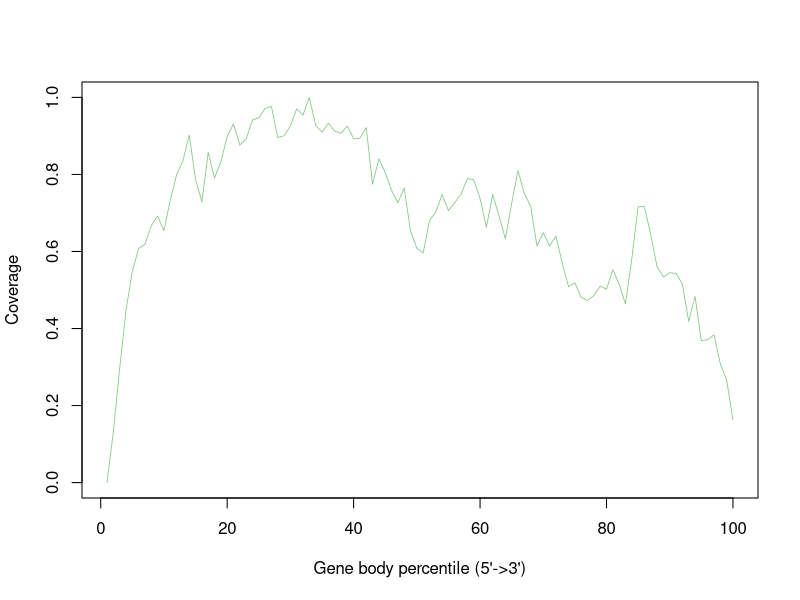

Here is the R script that generated this plot:
MUTATION.markdup.sorted <- c(0.0,0.1323185011709602,0.2968384074941452,0.44730679156908665,0.5491803278688525,0.607728337236534,0.6188524590163934,0.6668618266978923,0.6920374707259953,0.6539812646370023,0.7336065573770492,0.7991803278688525,0.835480093676815,0.9022248243559718,0.7874707259953162,0.7289227166276346,0.8571428571428571,0.7909836065573771,0.832552693208431,0.8987119437939111,0.9309133489461359,0.8764637002341921,0.892271662763466,0.9414519906323185,0.9473067915690867,0.9713114754098361,0.9765807962529274,0.8957845433255269,0.9004683840749415,0.9256440281030445,0.9707259953161592,0.9543325526932084,1.0,0.927400468384075,0.9098360655737705,0.9332552693208431,0.9121779859484778,0.9069086651053864,0.9256440281030445,0.8928571428571429,0.8940281030444965,0.9215456674473068,0.7745901639344263,0.8407494145199064,0.8050351288056206,0.7587822014051522,0.7265807962529274,0.7646370023419203,0.6533957845433255,0.6083138173302107,0.5960187353629977,0.680327868852459,0.702576112412178,0.7476580796252927,0.7060889929742389,0.7271662763466042,0.7488290398126464,0.7892271662763466,0.7862997658079626,0.7377049180327869,0.6627634660421545,0.7482435597189696,0.6920374707259953,0.6334894613583139,0.724824355971897,0.810304449648712,0.7505854800936768,0.7172131147540983,0.6141686182669789,0.6487119437939111,0.6141686182669789,0.6399297423887588,0.5702576112412178,0.5087822014051522,0.5187353629976581,0.4806791569086651,0.47306791569086654,0.4853629976580796,0.5099531615925058,0.5023419203747073,0.5526932084309133,0.5152224824355972,0.4637002341920375,0.5807962529274004,0.7160421545667447,0.7166276346604216,0.6428571428571429,0.560304449648712,0.5339578454332553,0.5450819672131147,0.5427400468384075,0.5152224824355972,0.41861826697892274,0.48360655737704916,0.36826697892271665,0.3711943793911007,0.3834894613583138,0.3085480093676815,0.265807962529274,0.16334894613583137)


pdf("test_data/results/MUTATION/rseqc/gene_body_coverage/MUTATION.geneBodyCoverage.curves.pdf")
x=1:100
icolor = colorRampPalette(c("#7fc97f","#beaed4","#fdc086","#ffff99","#386cb0","#f0027f"))(1)
plot(x,MUTATION.markdup.sorted,type='l',xlab="Gene body percentile (5'->3')", ylab="Coverage",lwd=0.8,col=icolor[1])
dev.off()
